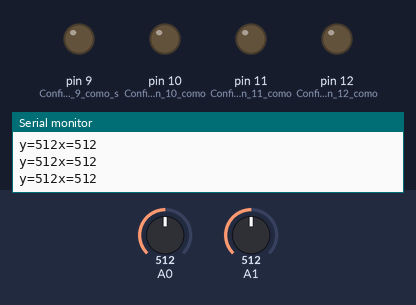
Bench run of a sketch on a simulated Arduino Uno, built with avr-gcc and run on an emulated ATmega328P. On the bench: output pins drawn as LEDs (lit = HIGH), the last lines printed to the serial monitor. The test bench sets the inputs (shaded band); at power-on: A0 = 512, A1 = 512.

Above: at 1.2 s.
1.3 s: A0 set to 538
At 2.4 s:
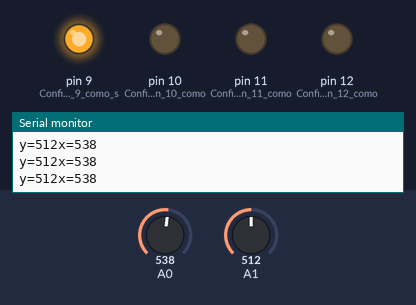
3.1 s: A1 set to 489
At 3.9 s:
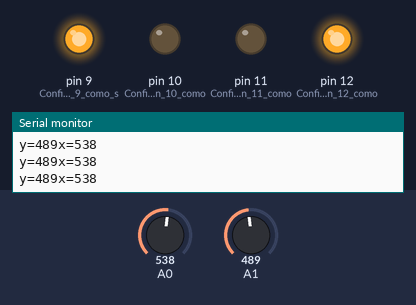
4.9 s: A0 set to 511
At 5.5 s:
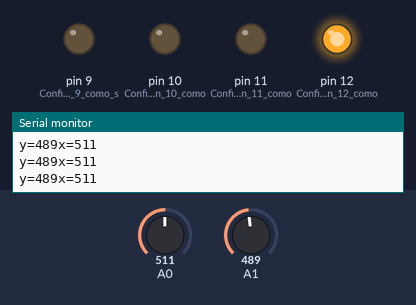
6.7 s: A1 set to 1023
At 8.2 s:
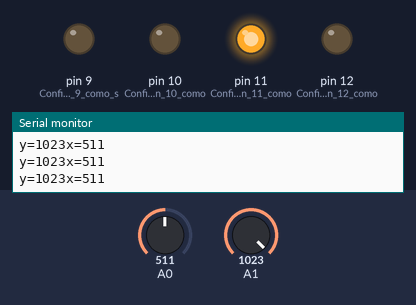
8.5 s: A0 set to 530
At 9.9 s:
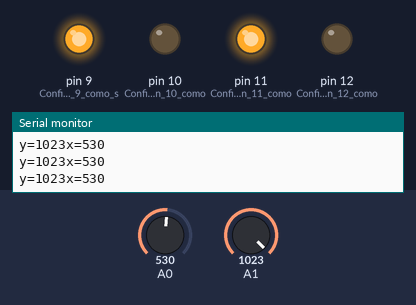
10.3 s: A0 set to 490
At 11.5 s:
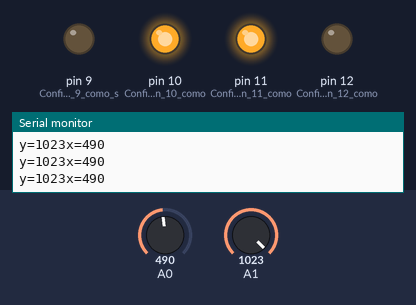
Timing chart, 0 to 13.1 s (numbered marks = the images above; inputs shaded):
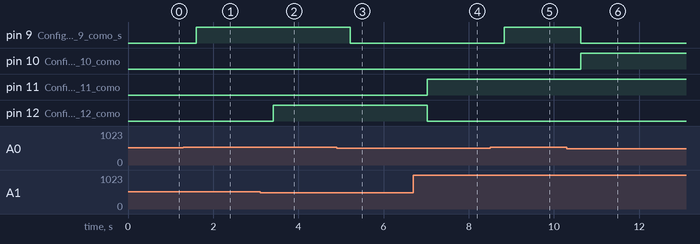

The sketch:

Joistic.ino
```cpp
// Declaración de variables globales
int y;  // Variable para almacenar la lectura del pin analógico A1
int x;  // Variable para almacenar la lectura del pin analógico A0

// Función que se ejecuta una sola vez al inicio
void setup (){
  Serial.begin(9600);  // Inicia la comunicación serial a 9600 baudios para enviar datos al monitor serial
  pinMode(9, OUTPUT);  // Configura el pin 9 como salida (para controlar un dispositivo)
  pinMode(10, OUTPUT); // Configura el pin 10 como salida (para controlar otro dispositivo)
  pinMode(11, OUTPUT); // Configura el pin 11 como salida (para controlar otro dispositivo)
  pinMode(12, OUTPUT); // Configura el pin 12 como salida (para controlar otro dispositivo)
}

// Función principal que se ejecuta de forma repetitiva
void loop() {
  y = analogRead(A1);  // Lee el valor analógico en el pin A1 (0 a 1023) y lo guarda en la variable y
  x = analogRead(A0);  // Lee el valor analógico en el pin A0 (0 a 1023) y lo guarda en la variable x

  // Imprime los valores de x e y en el monitor serial para su visualización
  Serial.print("y=");
  Serial.print(y);
  Serial.print("x=");
  Serial.println(x);

  // Espera 200 milisegundos antes de realizar la siguiente lectura
  delay(200);

  // Si el valor de x es mayor a 520, enciende el pin 9
  if (x > 520){
    digitalWrite(9, HIGH);  // Establece el pin 9 en alto (enciende el dispositivo)
  }
  else {
    digitalWrite(9, LOW);   // Si no, establece el pin 9 en bajo (apaga el dispositivo)
  }

  // Si el valor de x es menor a 500, enciende el pin 10
  if (x < 500){
    digitalWrite(10, HIGH);  // Establece el pin 10 en alto (enciende el dispositivo)
  }
  else {
    digitalWrite(10, LOW);   // Si no, establece el pin 10 en bajo (apaga el dispositivo)
  }

  // Si el valor de y es mayor a 1020, enciende el pin 11
  if (y > 1020){
    digitalWrite(11, HIGH);  // Establece el pin 11 en alto (enciende el dispositivo)
  }
  else {
    digitalWrite(11, LOW);   // Si no, establece el pin 11 en bajo (apaga el dispositivo)
  }

  // Si el valor de y es menor a 500, enciende el pin 12
  if (y < 500){
    digitalWrite(12, HIGH);  // Establece el pin 12 en alto (enciende el dispositivo)
  }
  else {
    digitalWrite(12, LOW);   // Si no, establece el pin 12 en bajo (apaga el dispositivo)
  }
}
```

Measured:
- the behaviour switches between 520 and 521 on A0 (found by bisection; images 0 and 1)
- the behaviour switches between 500 and 499 on A1 (found by bisection; images 1 and 2)
- after the input at 1.3 s, pin 9 (Configura_el_pin_9_como_s): LOW → HIGH after 0.31 s
- after the input at 3.1 s, pin 12 (Configura_el_pin_12_como): LOW → HIGH after 0.31 s
- after the input at 4.9 s, pin 9 (Configura_el_pin_9_como_s): HIGH → LOW after 0.32 s
- after the input at 6.7 s, pin 11 (Configura_el_pin_11_como): LOW → HIGH after 0.32 s; pin 12 (Configura_el_pin_12_como): HIGH → LOW after 0.32 s
- after the input at 8.5 s, pin 9 (Configura_el_pin_9_como_s): LOW → HIGH after 0.33 s
- after the input at 10.3 s, pin 9 (Configura_el_pin_9_como_s): HIGH → LOW after 0.33 s; pin 10 (Configura_el_pin_10_como): LOW → HIGH after 0.33 s
